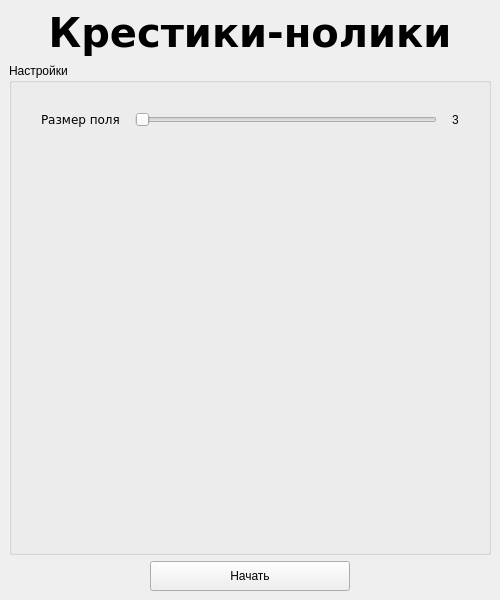
<?xml version="1.0" encoding="UTF-8"?>
<ui version="4.0">
 <class>TitleScreen</class>
 <widget class="QMainWindow" name="TitleScreen">
  <property name="geometry">
   <rect>
    <x>0</x>
    <y>0</y>
    <width>500</width>
    <height>600</height>
   </rect>
  </property>
  <property name="minimumSize">
   <size>
    <width>500</width>
    <height>600</height>
   </size>
  </property>
  <property name="maximumSize">
   <size>
    <width>500</width>
    <height>607</height>
   </size>
  </property>
  <property name="windowTitle">
   <string>Tic Tac Toe</string>
  </property>
  <widget class="QWidget" name="centralwidget">
   <layout class="QVBoxLayout" name="verticalLayout_2">
    <item>
     <layout class="QVBoxLayout" name="verticalLayout">
      <item>
       <layout class="QHBoxLayout" name="horizontalLayout"/>
      </item>
      <item>
       <widget class="QLabel" name="label">
        <property name="sizePolicy">
         <sizepolicy hsizetype="Preferred" vsizetype="Maximum">
          <horstretch>0</horstretch>
          <verstretch>0</verstretch>
         </sizepolicy>
        </property>
        <property name="font">
         <font>
          <family>Verdana</family>
          <pointsize>30</pointsize>
          <weight>75</weight>
          <bold>true</bold>
          <stylestrategy>PreferDefault</stylestrategy>
         </font>
        </property>
        <property name="text">
         <string>Крестики-нолики</string>
        </property>
        <property name="textFormat">
         <enum>Qt::AutoText</enum>
        </property>
        <property name="alignment">
         <set>Qt::AlignCenter</set>
        </property>
       </widget>
      </item>
      <item>
       <widget class="QGroupBox" name="groupBox">
        <property name="title">
         <string>Настройки</string>
        </property>
        <layout class="QVBoxLayout" name="verticalLayout_3">
         <item>
          <layout class="QFormLayout" name="formLayout">
           <property name="horizontalSpacing">
            <number>15</number>
           </property>
           <property name="verticalSpacing">
            <number>12</number>
           </property>
           <property name="leftMargin">
            <number>20</number>
           </property>
           <property name="topMargin">
            <number>20</number>
           </property>
           <property name="rightMargin">
            <number>20</number>
           </property>
           <property name="bottomMargin">
            <number>20</number>
           </property>
           <item row="0" column="0">
            <widget class="QLabel" name="label_5">
             <property name="font">
              <font>
               <family>Verdana</family>
               <pointsize>9</pointsize>
              </font>
             </property>
             <property name="text">
              <string>Размер поля</string>
             </property>
            </widget>
           </item>
           <item row="0" column="1">
            <layout class="QHBoxLayout" name="horizontalLayout_5">
             <property name="spacing">
              <number>15</number>
             </property>
             <item>
              <widget class="QSlider" name="boardSize">
               <property name="minimum">
                <number>3</number>
               </property>
               <property name="maximum">
                <number>10</number>
               </property>
               <property name="orientation">
                <enum>Qt::Horizontal</enum>
               </property>
              </widget>
             </item>
             <item>
              <widget class="QLabel" name="boardSizeValue">
               <property name="text">
                <string>3</string>
               </property>
               <property name="alignment">
                <set>Qt::AlignCenter</set>
               </property>
              </widget>
             </item>
            </layout>
           </item>
          </layout>
         </item>
        </layout>
       </widget>
      </item>
      <item>
       <layout class="QHBoxLayout" name="horizontalLayout_2">
        <item>
         <widget class="QPushButton" name="startGame">
          <property name="sizePolicy">
           <sizepolicy hsizetype="Fixed" vsizetype="Fixed">
            <horstretch>0</horstretch>
            <verstretch>0</verstretch>
           </sizepolicy>
          </property>
          <property name="minimumSize">
           <size>
            <width>200</width>
            <height>30</height>
           </size>
          </property>
          <property name="text">
           <string>Начать</string>
          </property>
         </widget>
        </item>
       </layout>
      </item>
     </layout>
    </item>
   </layout>
  </widget>
 </widget>
 <resources/>
 <connections/>
</ui>
